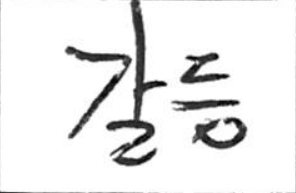
#> input picture Model/CutMix/Image/Sample/00012867.png, 296 x 193 px
$ python -i cut-mix-fixed-skewed_final.py   (imports and definitions only)
#> lines starting #> are read from the running program, lines starting #| are printed output that depends on the picture; after the words box and inside, x2 and y2 are one past the last pixel; in counts of white or black regions, pixels touching at a corner belong together
#> further down, picture is the input picture: shape (193, 296, 3); min 0, max 255, mean 234.8
import json
import os
import time
import cv2
import numpy as np
import random
from concurrent.futures import ProcessPoolExecutor
from multiprocessing import Manager

# [73 lines left out: functions masking, cut_generator, not called in this run]

def detect_skew_angle(image):
    # 이미지 그레이스케일로 변환
    gray = cv2.cvtColor(image, cv2.COLOR_BGR2GRAY)

    # 이미지 이진화 (임계값 처리)
    _, binary = cv2.threshold(gray, 0, 255,
                            cv2.THRESH_BINARY_INV + cv2.THRESH_OTSU)
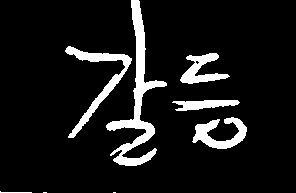
#> binary: shape (193, 296); 9.4% white; 8 white regions (2 under 20 px), largest, box (x1, y1, x2, y2) and area: (106, 0, 167, 166) 2233, (65, 46, 132, 138) 1117, (192, 117, 247, 149) 830, (180, 53, 230, 84) 683, (172, 100, 240, 111) 469, (0, 191, 32, 193) 33

    # 모폴로지 연산을 통해 노이즈 제거
    kernel = np.ones((5, 5), np.uint8)
    cleaned = cv2.morphologyEx(binary, cv2.MORPH_CLOSE, kernel)
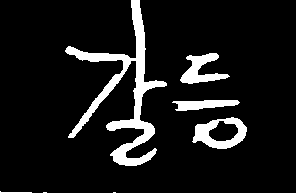
#> cleaned: shape (193, 296); 9.7% white; 7 white regions (2 under 20 px), largest, box (x1, y1, x2, y2) and area: (65, 0, 167, 166) 3433, (192, 117, 247, 149) 858, (180, 53, 230, 84) 706, (172, 100, 240, 111) 491, (0, 191, 32, 193) 33

    # 에지 검출
    edges = cv2.Canny(cleaned, 50, 150)
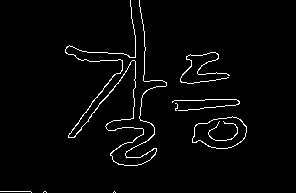
#> edges: shape (193, 296); 2.7% white in thin lines or dots, all inside (x1, y1, x2, y2) = (0, 0, 247, 193)

    # 허프 변환을 이용하여 직선 검출
    lines = cv2.HoughLines(edges, 1, np.pi / 180, 200)
#> lines = None

    if lines is None:
        return 0

    angles = []
    for line in lines:
        rho, theta = line[0]
        angle = (theta * 180 / np.pi) - 90
        angles.append(angle)

    if angles:
        # 평균 각도를 계산하여 skew 각도로 반환
        return np.mean(angles)

    return 0


# [301 lines left out: functions add_padding, calculate_bounding_box, apply_perspective_skew, crop_skewed_image, read_json, process_template and 2 more, not called in this run]


def find_answer(data_dict, image_name):
  image_id = image_name.split('.')[0]
  return data_dict.get(image_id, None)

# [2 lines not run here, left out]

>>> import cv2
>>> picture = cv2.imread('../../Image/Sample/00012867.png')
>>> result = detect_skew_angle(picture)
#> result = 0

$ run again, on Model/CutMix/Image/SentenceSample/00000036.png
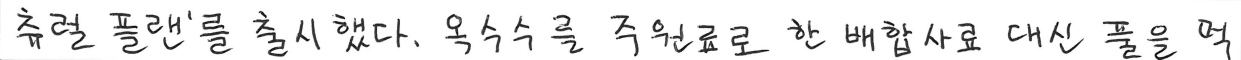
#> input picture Model/CutMix/Image/SentenceSample/00000036.png, 3722 x 178 px (shown at 1/3 size)
#> picture is the input picture: shape (178, 3722, 3); min 0, max 255, mean 234.4
#> in detect_skew_angle, `_, binary = cv2.threshold(gray, 0, 255, cv2.THRESH_BINARY_INV + cv2.TH..`:
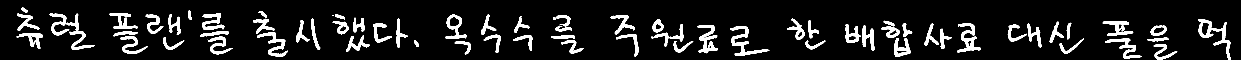
#> binary: shape (178, 3722) (shown at 1/3 size); 9.7% white; 73 white regions (2 under 20 px), largest, box (x1, y1, x2, y2) and area: (3595, 58, 3691, 178) 2577, (2191, 79, 2308, 167) 2355, (2872, 70, 2942, 158) 2147
#> cleaned: shape (178, 3722); 9.9% white; 64 white regions (1 under 20 px), largest, box (x1, y1, x2, y2) and area: (149, 40, 285, 150) 3219, (3595, 58, 3691, 178) 2636, (2191, 79, 2308, 167) 2383
#> in detect_skew_angle, `edges = cv2.Canny(cleaned, 50, 150)`:
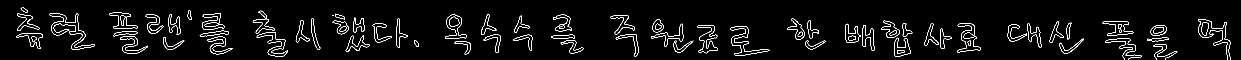
#> edges: shape (178, 3722) (shown at 1/3 size); 2.6% white in thin lines or dots, all inside (x1, y1, x2, y2) = (49, 22, 3691, 178)
#> lines = 14 rows, first 8: [115, 1.57], [107, 1.57], [64, 1.59], [87, 1.57], [104, 1.57], [79, 1.57], [143, 1.55], [180, 1.54]
#> the loop in detect_skew_angle, `for line in lines:` made 14 passes
#> (rho, theta, angle) on passes 1 to 8: (115, 1.57, 2.5e-06), (107, 1.57, 2.5e-06), (64, 1.59, 1), (87, 1.57, 2.5e-06), (104, 1.57, 2.5e-06), (79, 1.57, 2.5e-06), (143, 1.55, -1), (180, 1.54, -2)
#> after the loop in detect_skew_angle, `for line in lines:`: angles = [2.5e-06, 2.5e-06, 1, 2.5e-06, 2.5e-06, 2.5e-06, -1, -2, 2.5e-06, 2.5e-06, 1, 2.5e-06, 2.5e-06, 1]
#> result = 1.04e-06

$ run again, on Model/CutMix/Image/SentenceSample/00000042.png
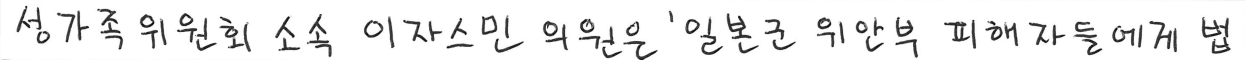
#> input picture Model/CutMix/Image/SentenceSample/00000042.png, 3734 x 178 px (shown at 1/3 size)
#> picture is the input picture: shape (178, 3734, 3); min 0, max 255, mean 235.4
#> in detect_skew_angle, `_, binary = cv2.threshold(gray, 0, 255, cv2.THRESH_BINARY_INV + cv2.TH..`:
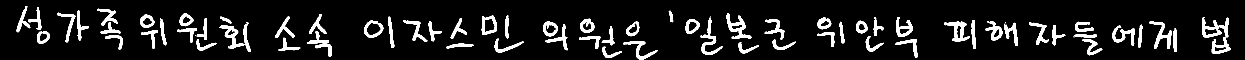
#> binary: shape (178, 3734) (shown at 1/3 size); 9.4% white; 79 white regions (6 under 20 px), largest, box (x1, y1, x2, y2) and area: (2180, 40, 2254, 117) 1910, (2101, 54, 2169, 165) 1718, (3448, 63, 3516, 147) 1667
#> cleaned: shape (178, 3734); 9.5% white; 66 white regions, largest, box (x1, y1, x2, y2) and area: (3606, 51, 3692, 161) 3293, (658, 67, 752, 156) 2318, (2180, 40, 2254, 117) 1935
#> in detect_skew_angle, `edges = cv2.Canny(cleaned, 50, 150)`:
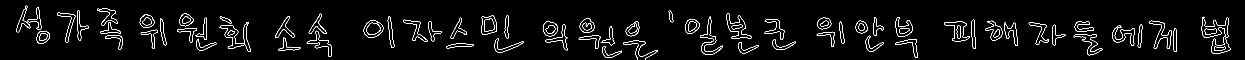
#> edges: shape (178, 3734) (shown at 1/3 size); 2.4% white in thin lines or dots, all inside (x1, y1, x2, y2) = (49, 17, 3692, 178)
#> lines = [[93, 1.57], [95, 1.57], [65, 1.57], [91, 1.57], [54, 1.59], [46, 1.59]]
#> the loop in detect_skew_angle, `for line in lines:` made 6 passes
#> (rho, theta, angle) on passes 1 to 6: (93, 1.57, 2.5e-06), (95, 1.57, 2.5e-06), (65, 1.57, 2.5e-06), (91, 1.57, 2.5e-06), (54, 1.59, 1), (46, 1.59, 1)
#> after the loop in detect_skew_angle, `for line in lines:`: angles = [2.5e-06, 2.5e-06, 2.5e-06, 2.5e-06, 1, 1]
#> result = 0.333
